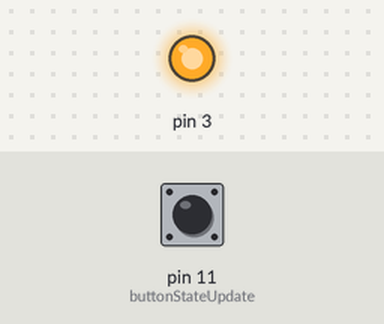
Bench run of a sketch on a simulated Arduino Uno, built with avr-gcc and run on an emulated ATmega328P. Shown: output pins drawn as LEDs (lit = HIGH). Dashed ring = blinking. Inputs (shaded band) come from the test bench; at power-on: pin 11 (buttonStateUpdate) LOW.

Above: at 1.2 s.
1.3 s: pin 11 (buttonStateUpdate) pulled HIGH for 0.15 s
At 1.9 s:
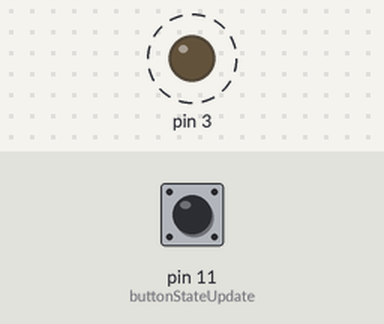
Timing chart, 0 to 10.4 s (numbered marks = the images above; inputs shaded):
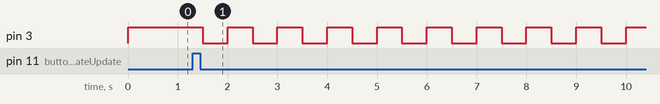

The sketch:

HW3-2.ino
```cpp
unsigned int lastPressTime, lastLedUpdateTime = 0;
byte pressed = 0;
int blinkMode = 0;
int blinkTimes[4] = {0, 1000, 500, 100};
bool ledState = false;
void setup() {
  // put your setup code here, to run once:
  pinMode(3, OUTPUT);
  pinMode(11, INPUT);
}

void loop() {
  // put your main code here, to run repeatedly:
  buttonStateUpdate();
  if(blinkMode != 0){
    ledStateUpdate();
  }
  else{
    digitalWrite(3,1);
  }
}

void buttonStateUpdate(){
  unsigned int t = millis();
  if(digitalRead(11) == 1){
    pressed = 0;
  }
  // put your main code here, to run repeatedly:
  if(digitalRead(11) == 0 &&  pressed == 0){
    lastPressTime = t;
    pressed = 1;
  }
  if(pressed == 1 && t - lastPressTime > 50){

    lastPressTime = t;
    pressed = 2;
    blinkMode = (blinkMode == 3)? 0 : ++blinkMode;
  }
}

void ledStateUpdate(){
  unsigned int t = millis();
  if(t-lastLedUpdateTime >= blinkTimes[blinkMode]){
    ledState = !ledState;
    digitalWrite(3, ledState);
    lastLedUpdateTime = t;
  }
}
```

Measured:
- after the input at 1.3 s, pin 3: alternates HIGH for 0.50 s and LOW for 0.50 s, starting after 0.20 s
